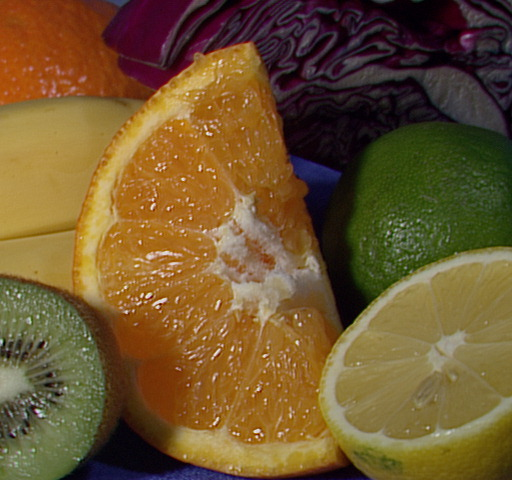
//> input picture image-process/fruits.jpg, 512 x 480 px
$ ./Watershed2 fruits.jpg   (built with g++ and OpenCV 4)
//> lines starting //> are read from the running program, lines starting //| are printed output that depends on the picture; after the words box and inside, x2 and y2 are one past the last pixel; in counts of white or black regions, pixels touching at a corner belong together
#include "opencv2/highgui/highgui.hpp"
#include "opencv2/imgproc/imgproc.hpp"

#include <iostream>

using namespace cv;
using namespace std;

Vec3b RandomColor(int value); //生成随机颜色函数

int main(int argc, char *argv[]) {
  Mat image = imread(argv[1]); //载入RGB彩色图像
//> image is the input picture: 480 rows x 512 cols, CV_8UC3; mean B, G, R 46.2, 85.6, 110.8
  imshow("Source Image", image);

  //灰度化，滤波，Canny边缘检测
  Mat imageGray;
  cvtColor(image, imageGray, CV_RGB2GRAY);           //灰度转换
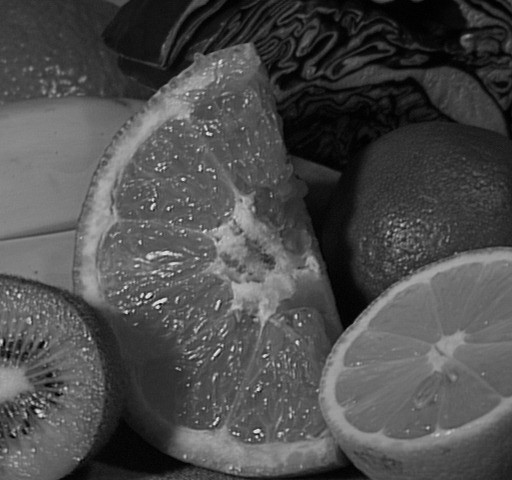
//> imageGray: 480 rows x 512 cols, CV_8UC1; min 0, max 236, mean 76.7
  GaussianBlur(imageGray, imageGray, Size(5, 5), 2); //高斯滤波
  imshow("Gray Image", imageGray);
  Canny(imageGray, imageGray, 80, 150);
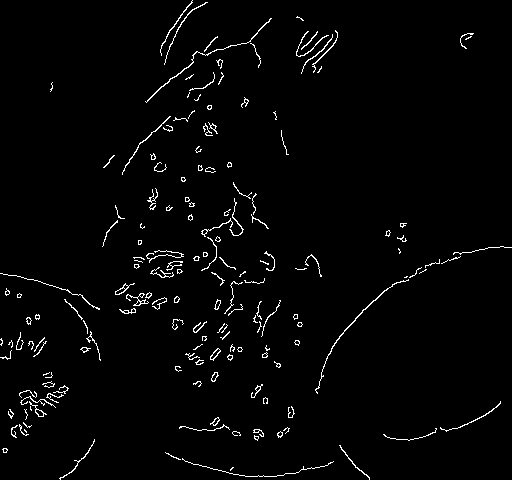
//> imageGray: 480 rows x 512 cols, CV_8UC1; 2.2% white in thin lines or dots
  imshow("Canny Image", imageGray);

  //查找轮廓
  vector<vector<Point> > contours;
  vector<Vec4i> hierarchy;
  findContours(imageGray, contours, hierarchy, RETR_TREE, CHAIN_APPROX_SIMPLE,
               Point());
//> contours = 220 contours, 186 with area under 20; largest, box (x1, y1, x2, y2) and area: (145, 18, 272, 103) 69, (315, 279, 409, 394) 68, (115, 283, 135, 295) 61, (210, 348, 221, 361) 54, (126, 293, 149, 306) 50
  Mat imageContours = Mat::zeros(image.size(), CV_8UC1); //轮廓
  Mat marks(image.size(), CV_32S); // Opencv分水岭第二个矩阵参数
  marks = Scalar::all(0);
  int index = 0;
  int compCount = 0;
  for (; index >= 0; index = hierarchy[index][0], compCount++) {
    //对marks进行标记，对不同区域的轮廓进行编号，相当于设置注水点，有多少轮廓，就有多少注水点
    drawContours(marks, contours, index, Scalar::all(compCount + 1), 1, 8,
                 hierarchy);
    drawContours(imageContours, contours, index, Scalar(255), 1, 8, hierarchy);
  }
//> this loop made 167 passes
//> index on passes 2 to 4: 1, 2, 3
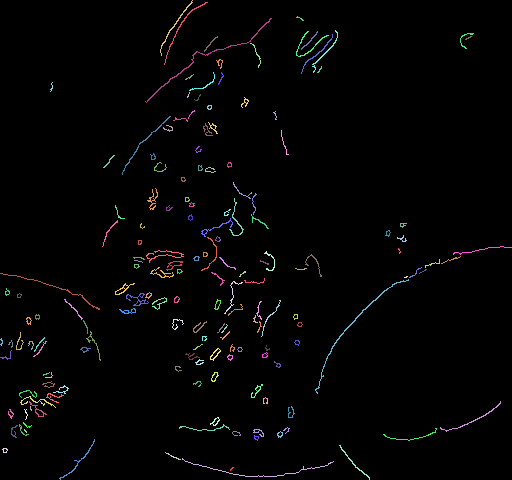
//> marks: 480 rows x 512 cols, CV_32SC1; 168 distinct labels, from 0 to 167; one colour per label, 0 black
//> imageContours: 480 rows x 512 cols, CV_8UC1; 2.2% white in thin lines or dots
//> after the loop, index = -1; compCount = 167

  //我们来看一下传入的矩阵marks里是什么东西
  Mat marksShows;
  convertScaleAbs(marks, marksShows);
  imshow("marksShow", marksShows);
  imshow("contours", imageContours);
  watershed(image, marks);
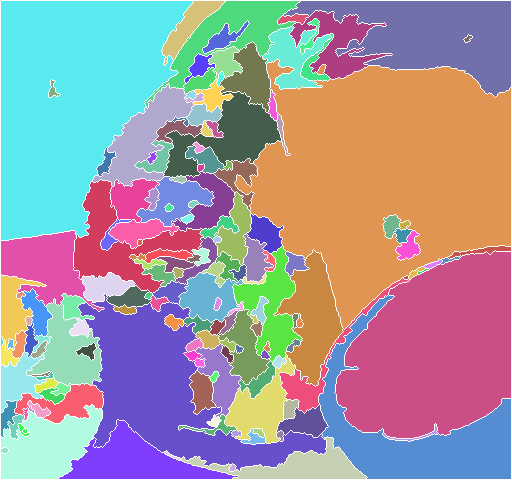
//> marks: 480 rows x 512 cols, CV_32SC1; 169 distinct labels, from -1 to 167; one colour per label, 0 black, -1 white

  //我们再来看一下分水岭算法之后的矩阵marks里是什么东西
  Mat afterWatershed;
  convertScaleAbs(marks, afterWatershed);
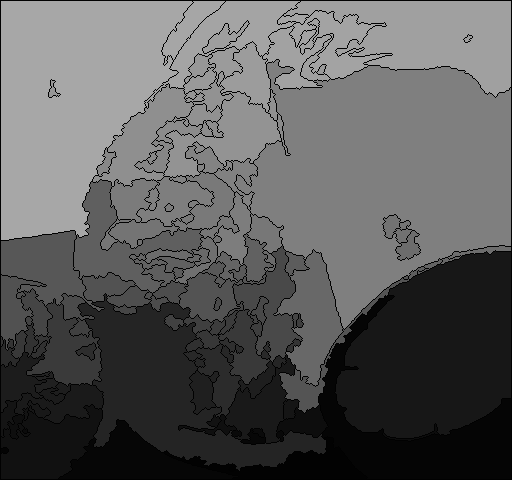
//> afterWatershed: 480 rows x 512 cols, CV_8UC1; min 0, max 167, mean 91.5
  imshow("After Watershed", afterWatershed);

  //对每一个区域进行颜色填充
  Mat PerspectiveImage = Mat::zeros(image.size(), CV_8UC3);
  for (int i = 0; i < marks.rows; i++) {
    for (int j = 0; j < marks.cols; j++) {
      int index = marks.at<int>(i, j);
      if (marks.at<int>(i, j) == -1) {
        PerspectiveImage.at<Vec3b>(i, j) = Vec3b(255, 255, 255);
      } else {
        PerspectiveImage.at<Vec3b>(i, j) = RandomColor(index);
      }
    }
  }
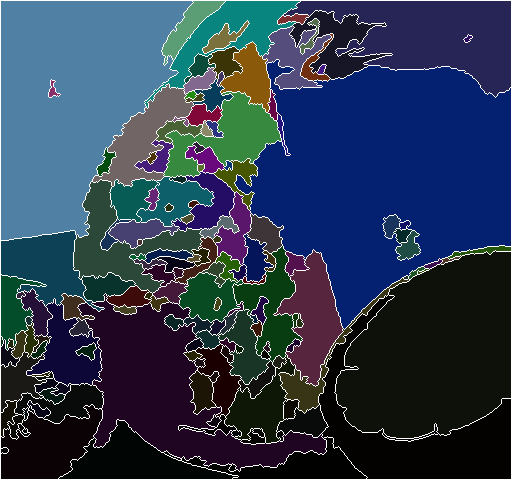
//> PerspectiveImage: 480 rows x 512 cols, CV_8UC3; mean B, G, R 81.2, 59, 43.9
//> after the loop, index = -1
  imshow("After ColorFill", PerspectiveImage);

  //分割并填充颜色的结果跟原始图像融合
  Mat wshed;
  addWeighted(image, 0.4, PerspectiveImage, 0.6, 0, wshed);
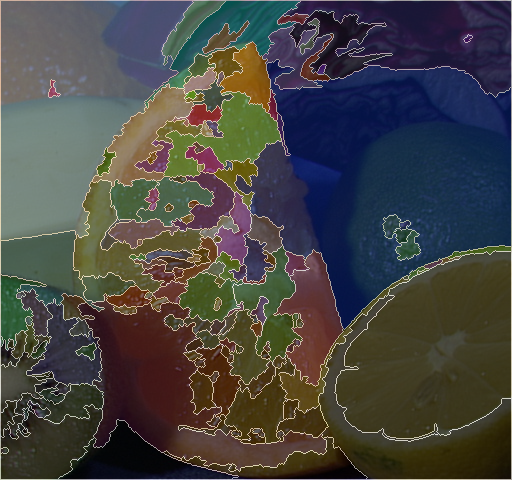
//> wshed: 480 rows x 512 cols, CV_8UC3; mean B, G, R 67.2, 69.6, 70.7
  imshow("AddWeighted Image", wshed);

  waitKey();
}

Vec3b RandomColor(int value) {
  value = value % 255; //生成0~255的随机数
  RNG rng;
  int aa = rng.uniform(0, value);
  int bb = rng.uniform(0, value);
  int cc = rng.uniform(0, value);
  return Vec3b(aa, bb, cc);
}
